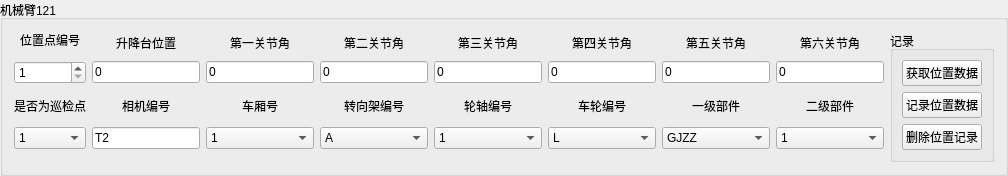
            <widget class="QGroupBox" name="groupBox_58">
             <property name="title">
              <string>机械臂121</string>
             </property>
             <layout class="QGridLayout" name="gridLayout_37">
              <item row="4" column="0">
               <widget class="QLabel" name="label_148">
                <property name="text">
                 <string>是否为巡检点</string>
                </property>
                <property name="alignment">
                 <set>Qt::AlignCenter</set>
                </property>
               </widget>
              </item>
              <item row="2" column="4">
               <widget class="QLineEdit" name="Jaka_121_Point_3">
                <property name="text">
                 <string>0</string>
                </property>
               </widget>
              </item>
              <item row="0" column="4" rowspan="2">
               <widget class="QLabel" name="label_145">
                <property name="text">
                 <string>第三关节角</string>
                </property>
                <property name="alignment">
                 <set>Qt::AlignCenter</set>
                </property>
               </widget>
              </item>
              <item row="0" column="6" rowspan="2">
               <widget class="QLabel" name="label_141">
                <property name="text">
                 <string>第五关节角</string>
                </property>
                <property name="alignment">
                 <set>Qt::AlignCenter</set>
                </property>
               </widget>
              </item>
              <item row="0" column="8" rowspan="9">
               <widget class="QGroupBox" name="groupBox_31">
                <property name="title">
                 <string>记录</string>
                </property>
                <layout class="QGridLayout" name="gridLayout_68">
                 <item row="0" column="0">
                  <widget class="QPushButton" name="Current_Point_121">
                   <property name="sizePolicy">
                    <sizepolicy hsizetype="Preferred" vsizetype="Fixed">
                     <horstretch>0</horstretch>
                     <verstretch>0</verstretch>
                    </sizepolicy>
                   </property>
                   <property name="text">
                    <string>获取位置数据</string>
                   </property>
                  </widget>
                 </item>
                 <item row="2" column="0">
                  <widget class="QPushButton" name="Delete_Point_121">
                   <property name="sizePolicy">
                    <sizepolicy hsizetype="Preferred" vsizetype="Fixed">
                     <horstretch>0</horstretch>
                     <verstretch>0</verstretch>
                    </sizepolicy>
                   </property>
                   <property name="text">
                    <string>删除位置记录</string>
                   </property>
                  </widget>
                 </item>
                 <item row="1" column="0">
                  <widget class="QPushButton" name="Load_Point_121">
                   <property name="text">
                    <string>记录位置数据</string>
                   </property>
                  </widget>
                 </item>
                </layout>
               </widget>
              </item>
              <item row="6" column="7">
               <widget class="QComboBox" name="Secondary_Component_121">
                <item>
                 <property name="text">
                  <string>1</string>
                 </property>
                </item>
                <item>
                 <property name="text">
                  <string>2</string>
                 </property>
                </item>
                <item>
                 <property name="text">
                  <string>3</string>
                 </property>
                </item>
                <item>
                 <property name="text">
                  <string>4</string>
                 </property>
                </item>
                <item>
                 <property name="text">
                  <string>5</string>
                 </property>
                </item>
                <item>
                 <property name="text">
                  <string>6</string>
                 </property>
                </item>
                <item>
                 <property name="text">
                  <string>7</string>
                 </property>
                </item>
                <item>
                 <property name="text">
                  <string>8</string>
                 </property>
                </item>
                <item>
                 <property name="text">
                  <string>9</string>
                 </property>
                </item>
                <item>
                 <property name="text">
                  <string>10</string>
                 </property>
                </item>
                <item>
                 <property name="text">
                  <string>11</string>
                 </property>
                </item>
                <item>
                 <property name="text">
                  <string>12</string>
                 </property>
                </item>
                <item>
                 <property name="text">
                  <string>13</string>
                 </property>
                </item>
                <item>
                 <property name="text">
                  <string>14</string>
                 </property>
                </item>
                <item>
                 <property name="text">
                  <string>15</string>
                 </property>
                </item>
                <item>
                 <property name="text">
                  <string>16</string>
                 </property>
                </item>
                <item>
                 <property name="text">
                  <string>17</string>
                 </property>
                </item>
                <item>
                 <property name="text">
                  <string>18</string>
                 </property>
                </item>
                <item>
                 <property name="text">
                  <string>19</string>
                 </property>
                </item>
                <item>
                 <property name="text">
                  <string>20</string>
                 </property>
                </item>
                <item>
                 <property name="text">
                  <string>0</string>
                 </property>
                </item>
               </widget>
              </item>
              <item row="4" column="4">
               <widget class="QLabel" name="label_276">
                <property name="text">
                 <string>轮轴编号</string>
                </property>
                <property name="alignment">
                 <set>Qt::AlignCenter</set>
                </property>
               </widget>
              </item>
              <item row="0" column="1" rowspan="2">
               <widget class="QLabel" name="label_147">
                <property name="text">
                 <string>升降台位置</string>
                </property>
                <property name="alignment">
                 <set>Qt::AlignCenter</set>
                </property>
               </widget>
              </item>
              <item row="2" column="6">
               <widget class="QLineEdit" name="Jaka_121_Point_5">
                <property name="text">
                 <string>0</string>
                </property>
               </widget>
              </item>
              <item row="2" column="7">
               <widget class="QLineEdit" name="Jaka_121_Point_6">
                <property name="text">
                 <string>0</string>
                </property>
               </widget>
              </item>
              <item row="4" column="7">
               <widget class="QLabel" name="label_117">
                <property name="text">
                 <string>二级部件</string>
                </property>
                <property name="alignment">
                 <set>Qt::AlignCenter</set>
                </property>
               </widget>
              </item>
              <item row="2" column="2">
               <widget class="QLineEdit" name="Jaka_121_Point_1">
                <property name="text">
                 <string>0</string>
                </property>
               </widget>
              </item>
              <item row="4" column="5">
               <widget class="QLabel" name="label_114">
                <property name="text">
                 <string>车轮编号</string>
                </property>
                <property name="alignment">
                 <set>Qt::AlignCenter</set>
                </property>
               </widget>
              </item>
              <item row="0" column="7" rowspan="2">
               <widget class="QLabel" name="label_143">
                <property name="text">
                 <string>第六关节角</string>
                </property>
                <property name="alignment">
                 <set>Qt::AlignCenter</set>
                </property>
               </widget>
              </item>
              <item row="0" column="5" rowspan="2">
               <widget class="QLabel" name="label_144">
                <property name="text">
                 <string>第四关节角</string>
                </property>
                <property name="alignment">
                 <set>Qt::AlignCenter</set>
                </property>
               </widget>
              </item>
              <item row="2" column="1">
               <widget class="QLineEdit" name="Jaka_121_Lift">
                <property name="text">
                 <string>0</string>
                </property>
               </widget>
              </item>
              <item row="2" column="5">
               <widget class="QLineEdit" name="Jaka_121_Point_4">
                <property name="text">
                 <string>0</string>
                </property>
               </widget>
              </item>
              <item row="4" column="6">
               <widget class="QLabel" name="label_115">
                <property name="text">
                 <string>一级部件</string>
                </property>
                <property name="alignment">
                 <set>Qt::AlignCenter</set>
                </property>
               </widget>
              </item>
              <item row="4" column="3">
               <widget class="QLabel" name="label_227">
                <property name="text">
                 <string>转向架编号</string>
                </property>
                <property name="alignment">
                 <set>Qt::AlignCenter</set>
                </property>
               </widget>
              </item>
              <item row="0" column="3" rowspan="2">
               <widget class="QLabel" name="label_146">
                <property name="text">
                 <string>第二关节角</string>
                </property>
                <property name="alignment">
                 <set>Qt::AlignCenter</set>
                </property>
               </widget>
              </item>
              <item row="6" column="6">
               <widget class="QComboBox" name="Primary_Component_121">
                <item>
                 <property name="text">
                  <string>GJZZ</string>
                 </property>
                </item>
                <item>
                 <property name="text">
                  <string>DCLD</string>
                 </property>
                </item>
                <item>
                 <property name="text">
                  <string>TCLD</string>
                 </property>
                </item>
                <item>
                 <property name="text">
                  <string>YXXG</string>
                 </property>
                </item>
                <item>
                 <property name="text">
                  <string>EXXG</string>
                 </property>
                </item>
                <item>
                 <property name="text">
                  <string>QYZZ</string>
                 </property>
                </item>
                <item>
                 <property name="text">
                  <string>ZDZZ</string>
                 </property>
                </item>
                <item>
                 <property name="text">
                  <string>DJZZ</string>
                 </property>
                </item>
                <item>
                 <property name="text">
                  <string>FZZZ</string>
                 </property>
                </item>
               </widget>
              </item>
              <item row="2" column="3">
               <widget class="QLineEdit" name="Jaka_121_Point_2">
                <property name="text">
                 <string>0</string>
                </property>
               </widget>
              </item>
              <item row="0" column="0">
               <widget class="QLabel" name="label_226">
                <property name="text">
                 <string>位置点编号</string>
                </property>
                <property name="alignment">
                 <set>Qt::AlignCenter</set>
                </property>
               </widget>
              </item>
              <item row="4" column="2">
               <widget class="QLabel" name="label_93">
                <property name="text">
                 <string>车厢号</string>
                </property>
                <property name="alignment">
                 <set>Qt::AlignCenter</set>
                </property>
               </widget>
              </item>
              <item row="2" column="0">
               <widget class="QSpinBox" name="Work_Point_Number_121">
                <property name="sizePolicy">
                 <sizepolicy hsizetype="Expanding" vsizetype="Fixed">
                  <horstretch>0</horstretch>
                  <verstretch>0</verstretch>
                 </sizepolicy>
                </property>
                <property name="minimum">
                 <number>1</number>
                </property>
                <property name="maximum">
                 <number>99999</number>
                </property>
               </widget>
              </item>
              <item row="0" column="2" rowspan="2">
               <widget class="QLabel" name="label_142">
                <property name="text">
                 <string>第一关节角</string>
                </property>
                <property name="alignment">
                 <set>Qt::AlignCenter</set>
                </property>
               </widget>
              </item>
              <item row="6" column="5">
               <widget class="QComboBox" name="Wheel_Number_121">
                <item>
                 <property name="text">
                  <string>L</string>
                 </property>
                </item>
                <item>
                 <property name="text">
                  <string>R</string>
                 </property>
                </item>
                <item>
                 <property name="text">
                  <string>0</string>
                 </property>
                </item>
               </widget>
              </item>
              <item row="6" column="4">
               <widget class="QComboBox" name="Axis_Number_121">
                <item>
                 <property name="text">
                  <string>1</string>
                 </property>
                </item>
                <item>
                 <property name="text">
                  <string>2</string>
                 </property>
                </item>
                <item>
                 <property name="text">
                  <string>0</string>
                 </property>
                </item>
               </widget>
              </item>
              <item row="6" column="3">
               <widget class="QComboBox" name="Bogie_Number_121">
                <item>
                 <property name="text">
                  <string>A</string>
                 </property>
                </item>
                <item>
                 <property name="text">
                  <string>B</string>
                 </property>
                </item>
                <item>
                 <property name="text">
                  <string>0</string>
                 </property>
                </item>
               </widget>
              </item>
              <item row="6" column="2">
               <widget class="QComboBox" name="Car_Box_Number_121">
                <item>
                 <property name="text">
                  <string>1</string>
                 </property>
                </item>
                <item>
                 <property name="text">
                  <string>2</string>
                 </property>
                </item>
                <item>
                 <property name="text">
                  <string>3</string>
                 </property>
                </item>
                <item>
                 <property name="text">
                  <string>4</string>
                 </property>
                </item>
                <item>
                 <property name="text">
                  <string>5</string>
                 </property>
                </item>
                <item>
                 <property name="text">
                  <string>6</string>
                 </property>
                </item>
                <item>
                 <property name="text">
                  <string>7</string>
                 </property>
                </item>
                <item>
                 <property name="text">
                  <string>8</string>
                 </property>
                </item>
                <item>
                 <property name="text">
                  <string>9</string>
                 </property>
                </item>
                <item>
                 <property name="text">
                  <string>10</string>
                 </property>
                </item>
                <item>
                 <property name="text">
                  <string>11</string>
                 </property>
                </item>
                <item>
                 <property name="text">
                  <string>12</string>
                 </property>
                </item>
                <item>
                 <property name="text">
                  <string>13</string>
                 </property>
                </item>
                <item>
                 <property name="text">
                  <string>14</string>
                 </property>
                </item>
                <item>
                 <property name="text">
                  <string>15</string>
                 </property>
                </item>
                <item>
                 <property name="text">
                  <string>16</string>
                 </property>
                </item>
                <item>
                 <property name="text">
                  <string>0</string>
                 </property>
                </item>
               </widget>
              </item>
              <item row="4" column="1">
               <widget class="QLabel" name="label_91">
                <property name="text">
                 <string>相机编号</string>
                </property>
                <property name="alignment">
                 <set>Qt::AlignCenter</set>
                </property>
               </widget>
              </item>
              <item row="6" column="1">
               <widget class="QLineEdit" name="Camera_Number_121">
                <property name="text">
                 <string>T2</string>
                </property>
               </widget>
              </item>
              <item row="6" column="0">
               <widget class="QComboBox" name="Camera_121">
                <property name="sizePolicy">
                 <sizepolicy hsizetype="Expanding" vsizetype="Fixed">
                  <horstretch>0</horstretch>
                  <verstretch>0</verstretch>
                 </sizepolicy>
                </property>
                <item>
                 <property name="text">
                  <string>1</string>
                 </property>
                </item>
                <item>
                 <property name="text">
                  <string>0</string>
                 </property>
                </item>
               </widget>
              </item>
             </layout>
            </widget>
